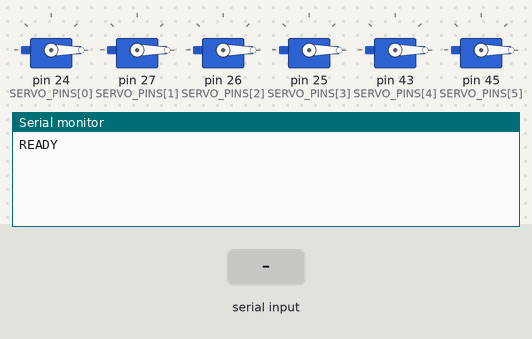
The sketch below on a simulated Arduino Mega 2560, built with avr-gcc and run on an emulated ATmega2560. On the bench: 6 × servo, the last lines printed to the serial monitor. Inputs (shaded band) come from the test bench.

Above: at 1.2 s.
1.3 s: "90,45,200\n" received over Serial
At 2.4 s:
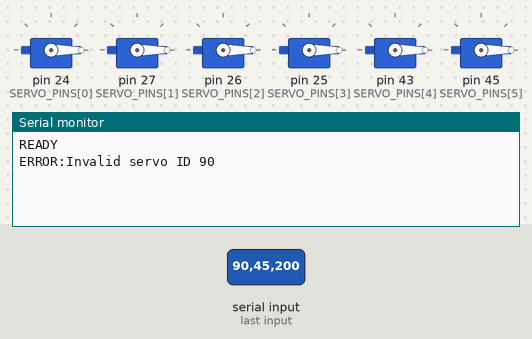
2.8 s: "5\n" received over Serial
At 6.0 s:
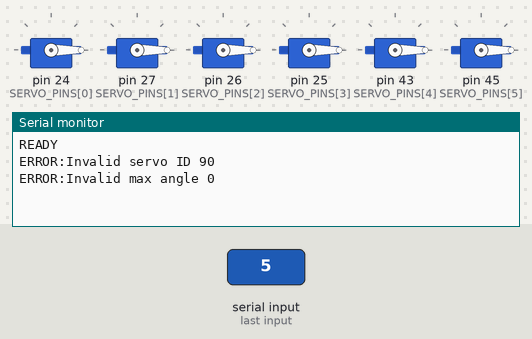

The sketch:

PCA9685_AllChannels_Motion.ino
```cpp
#include <Servo.h>

// ── 6 Servo Setup ─────────────────────────────────────────────
#define NUM_SERVOS 6

// RDS5160 PWM range: 500µs (0°) to 2500µs (max°)
#define MIN_PULSE  500
#define MAX_PULSE  2500

// Assign each servo to a digital pin on the Arduino Mega
// Change these pins to match YOUR wiring
//const int SERVO_PINS[NUM_SERVOS] = {2, 3, 4, 5, 6, 7};
const int SERVO_PINS[NUM_SERVOS] = {24,27,26,25,43,45};

Servo servos[NUM_SERVOS];

void setup() {
  Serial.begin(9600);

  for (int i = 0; i < NUM_SERVOS; i++) {
    // Start each servo at 0 degrees
    servos[i].writeMicroseconds(MIN_PULSE);
    servos[i].attach(SERVO_PINS[i], MIN_PULSE, MAX_PULSE);
  }

  Serial.println("READY");
}

void loop() {
  // Protocol from Python:  <servo_id>,<angle>,<max_angle>\n
  // Example:  2,135,270\n  → move servo #2 to 135° (out of 270°)

  if (Serial.available() > 0) {
    int id       = Serial.parseInt();   // servo index 0-5
    int angle    = Serial.parseInt();   // target angle
    int maxAngle = Serial.parseInt();   // max range (180 or 270)

    // Consume any trailing whitespace / newline
    while (Serial.available() > 0 && Serial.peek() <= 32) {
      Serial.read();
    }

    // ── Validate servo ID ───────────────────────────────────
    if (id < 0 || id >= NUM_SERVOS) {
      Serial.print("ERROR:Invalid servo ID ");
      Serial.println(id);
      return;
    }

    // ── Validate max angle ──────────────────────────────────
    if (maxAngle != 180 && maxAngle != 270) {
      Serial.print("ERROR:Invalid max angle ");
      Serial.println(maxAngle);
      return;
    }

    // ── Validate target angle ───────────────────────────────
    if (angle < 0 || angle > maxAngle) {
      Serial.print("ERROR:Angle must be 0-");
      Serial.println(maxAngle);
      return;
    }

    // ── Move the servo ──────────────────────────────────────
    int pulse = map(angle, 0, maxAngle, MIN_PULSE, MAX_PULSE);
    servos[id].writeMicroseconds(pulse);

    // Acknowledge
    Serial.print("OK:");
    Serial.print(id);
    Serial.print(":");
    Serial.println(angle);
  }
}
```

Measured:
- after the input at 1.3 s, the serial monitor: prints a new line at once (image 1)
- after the input at 2.8 s, the serial monitor: prints a new line after 2.0 s (image 2)
